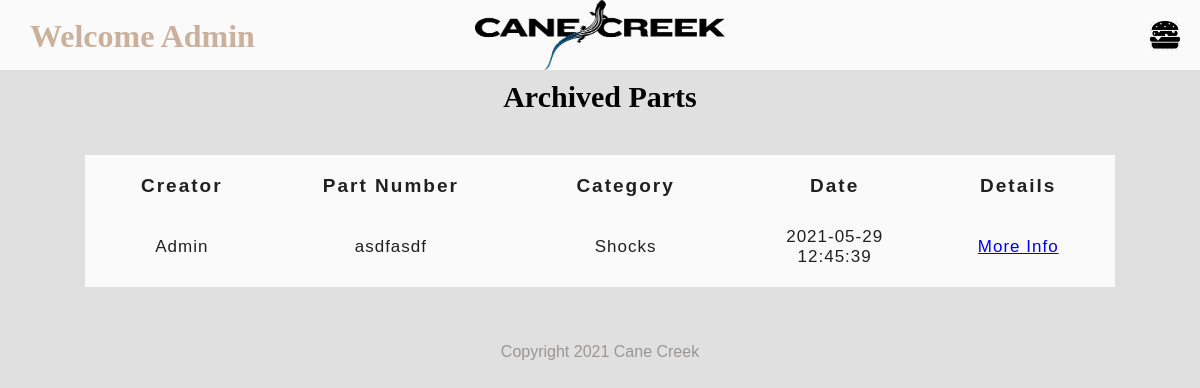
Page /archive.php (signed in) on the earlier database version.
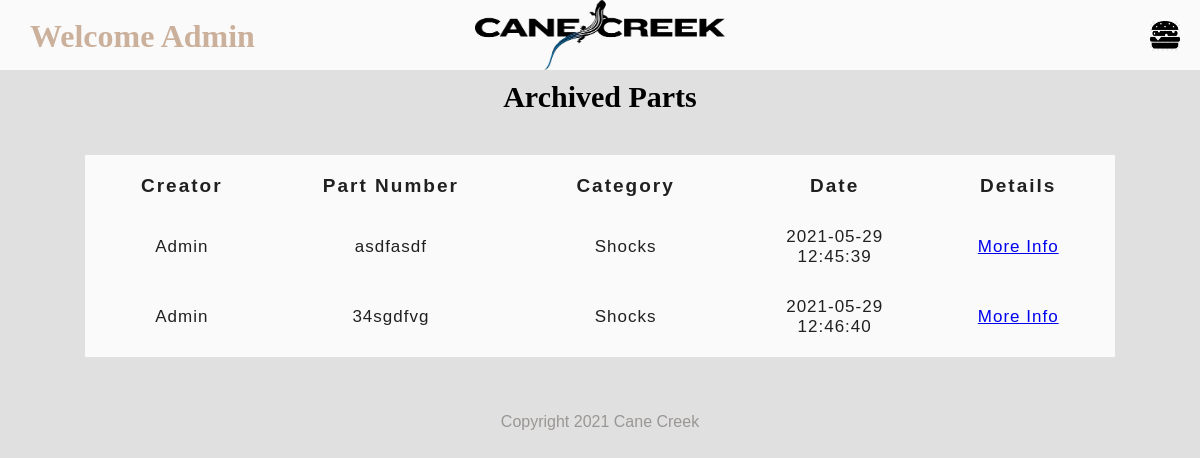
Same page on the later database version.
### tables this page shows
CREATE TABLE `archive` (
  `id` int(11) NOT NULL,
  `qr` varchar(255) NOT NULL,
  `userid` varchar(255) NOT NULL,
  `pnumber` varchar(255) NOT NULL,
  `pname` varchar(255) NOT NULL,
  `pcategory` varchar(255) NOT NULL,
  `pdescription` varchar(255) NOT NULL,
  `ptime` timestamp NOT NULL DEFAULT current_timestamp(),
  PRIMARY KEY (`id`)
);

### php/global.php (called while the page is built, shortened)
<?php
  include('config/dbConnect.php');
  $sql = 'SELECT * FROM archive';
  $result = mysqli_query($conn, $sql);
  $archive = mysqli_fetch_all($result, MYSQLI_ASSOC);
?>

### archive.php (the view, shortened to what this page needs)
<?php
  include ('templates/header.php')
?>
<h2 style="color: black;">Archived Parts</h2>
<div class='tablebox'>
  <table class='table'>
    <thead>
      <tr>
        <th>Creator</th>
        <th>Part Number</th>
        <th>Category</th>
        <th>Date</th>
        <th>Details</th>
      </tr>
    </thead>
    <?php foreach ($archive as $archives){ ?>
      <tbody>
        <tr>
          <td><?php echo htmlspecialchars($archives['userid']);?></td>
          <td><?php echo htmlspecialchars($archives['pnumber']);?></td>
          <td><?php echo htmlspecialchars($archives['pcategory']);?></td>
          <td><?php echo htmlspecialchars($archives['ptime']);?></td>
          <td>
            <a href="archivedetails.php?qr=<?php echo $archives['qr']?>">More Info</a>
          </td>
        </tr>
      </tbody>
    <?php } ?>
  </table>
</div>
<?php
  include('templates/footer.php');
?>

Differences in the rows shown:
added archive: userid "Admin", pnumber "34sgdfvg", pcategory "Shocks", ptime "2021-05-29 12:46:40"
